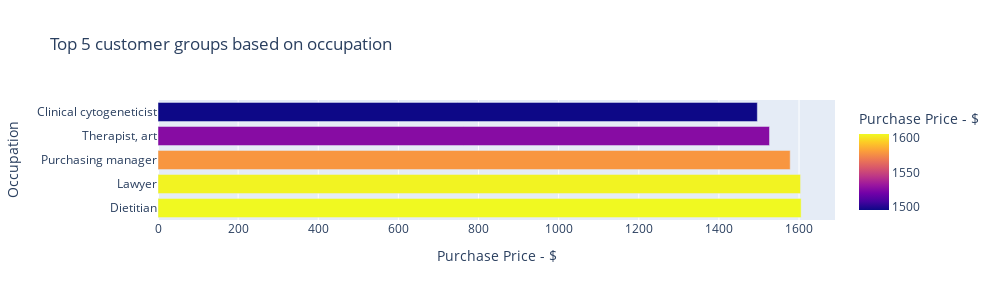

The code cell stored with this chart in its notebook:
### Code cell
pivot_job_pur= pd.pivot_table(data=df_ecom, index=['Job'], values = 'Purchase Price', aggfunc = 'sum').nlargest(5, 'Purchase Price', keep='first')

# a4_dims = (11.7, 8.27)
# fig, ax = plt.subplots(figsize=a4_dims)
# fig_job_prc= sns.barplot(ax = ax, data=pivot_job_pur, y=pivot_job_pur.index, x='Purchase Price',orient = 'h')

fig_job_prc = px.bar(data_frame=pivot_job_pur, x='Purchase Price', y=pivot_job_pur.index, 
                     color='Purchase Price' , 
                     width=1000, height=300,
                    labels={'Job':'Occupation', 'Purchase Price': 'Purchase Price - $'}, 
                    title = 'Top 5 customer groups based on occupation')
fig_job_prc.show()

### Figure 1 — Plotly figure (JSON) as saved in the notebook; plotly's stock layout.template omitted (floating-point values rounded to 4 significant figures)
{"data": [{"alignmentgroup": "True", "hovertemplate": "Purchase Price - $=%{marker.color}<br>Occupation=%{y}<extra></extra>", "legendgroup": "", "marker": {"color": [1605.0, 1604.0, 1578.0, 1526.0, 1496.0], "coloraxis": "coloraxis"}, "name": "", "offsetgroup": "", "orientation": "h", "showlegend": false, "textposition": "auto", "type": "bar", "x": [1605.0, 1604.0, 1578.0, 1526.0, 1496.0], "xaxis": "x", "y": ["Dietitian", "Lawyer", "Purchasing manager", "Therapist, art", "Clinical cytogeneticist"], "yaxis": "y"}], "layout": {"barmode": "relative", "coloraxis": {"colorbar": {"title": {"text": "Purchase Price - $"}}, "colorscale": [[0, "#0d0887"], [0.1111, "#46039f"], [0.2222, "#7201a8"], [0.3333, "#9c179e"], [0.4444, "#bd3786"], [0.5556, "#d8576b"], [0.6667, "#ed7953"], [0.7778, "#fb9f3a"], [0.8889, "#fdca26"], [1, "#f0f921"]]}, "height": 300, "legend": {"tracegroupgap": 0}, "title": {"text": "Top 5 customer groups based on occupation"}, "width": 1000, "xaxis": {"anchor": "y", "domain": [0, 1], "title": {"text": "Purchase Price - $"}}, "yaxis": {"anchor": "x", "domain": [0, 1], "title": {"text": "Occupation"}}}}
